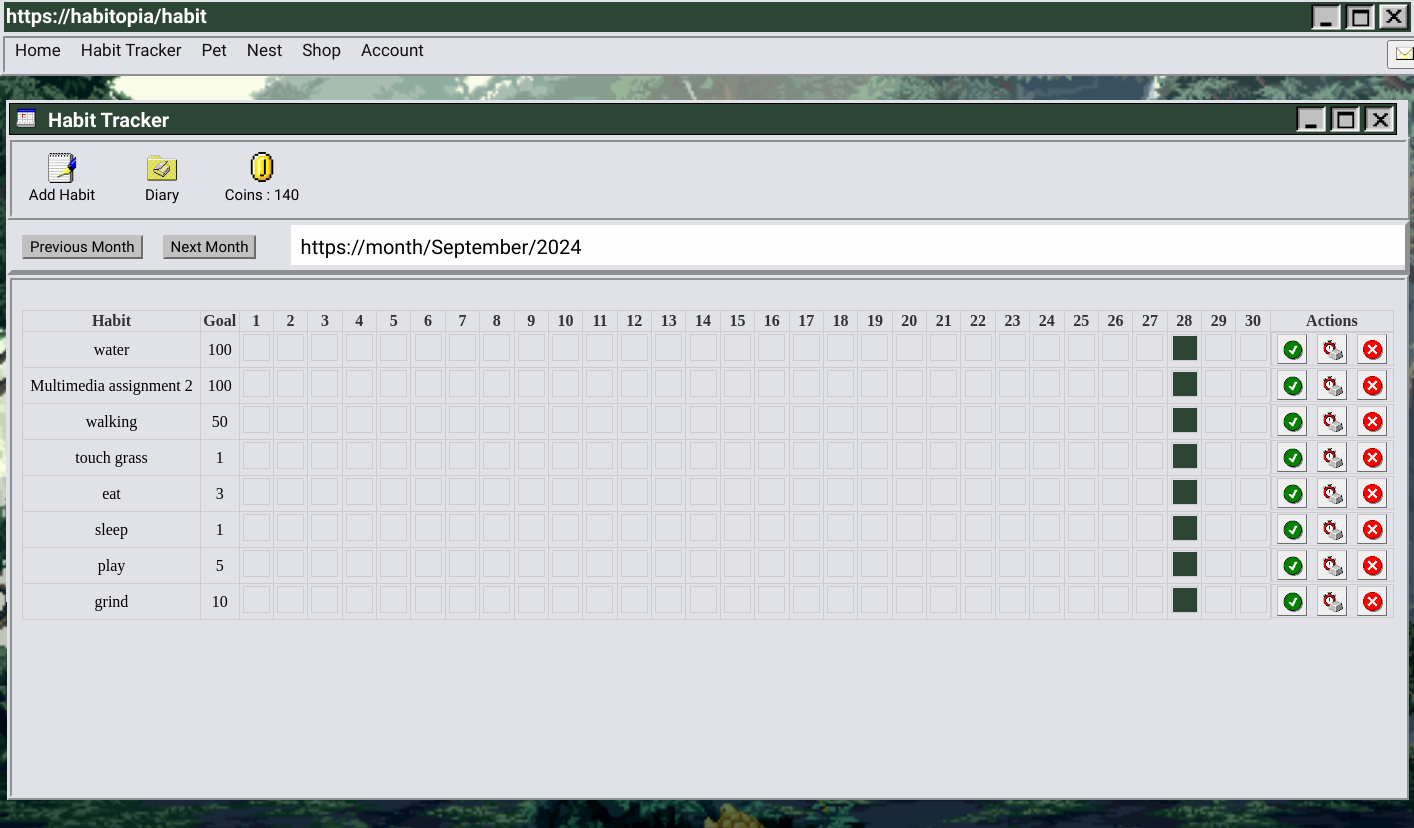
/habit (signed in), run on the app's committed database.
### home.py (models this page shows)
class UserItems(db.Model):
    user_id = db.Column(db.Integer, db.ForeignKey('user.id'), primary_key=True, nullable=False)
    coins = db.Column(db.Integer, nullable=False, default=60)
    petFood = db.Column(db.Integer, nullable=False, default=3)
    bait = db.Column(db.Integer, nullable=False, default=1)

class Habit(db.Model):
    user_id = db.Column(db.Integer, db.ForeignKey('user.id'), nullable=False)
    id = db.Column(db.Integer, primary_key=True)
    name = db.Column(db.String(100), nullable=False)
    frequency = db.Column(db.Integer, default=30)
    created_at = db.Column(db.DateTime, default=datetime.utcnow)
    repeat_days = db.Column(db.String(100), default="")

### home.py (the view)
@app.route("/habit")
@login_required
def habit():
    user_items = UserItems.query.filter_by(user_id=current_user.id).first()
    habits = Habit.query.filter_by(user_id=current_user.id).all()
    selected_month = request.args.get('month', datetime.now().strftime('%Y-%m'))
    month_start = datetime.strptime(selected_month, '%Y-%m').date()
    month_end = (month_start + relativedelta(months=1)) - timedelta(days=1)
    habit_logs = HabitLog.query.filter(HabitLog.habit_id.in_([habit.id for habit in habits]),
                                       HabitLog.date.between(month_start, month_end)).all()
    habit_logs_dict = {(log.habit_id, log.date.strftime('%Y-%m-%d')): log for log in habit_logs}
    diary_entries = DiaryEntry.query.filter_by(user_id=current_user.id).all()
    notifications = Notification.query.filter_by(user_id=current_user.id).all()
    return render_template('habit.html', habits=habits, selected_month=selected_month, month_start=month_start,
                            month_end=month_end, habit_logs=habit_logs_dict, datetime=datetime, timedelta=timedelta,
                            relativedelta=relativedelta, diary_entries=diary_entries, notifications=notifications, user_items=user_items)

### home.py (called while the page is built, shortened)
@login_manager.user_loader
def load_user(user_id):
    return User.query.get(int(user_id))

@app.before_request
def get_notifications():
    if current_user.is_authenticated and request.endpoint == 'habit':
        last_visit = session.get('last_visit')
        current_date = datetime.now().strftime('%Y-%m-%d')
        if not last_visit or last_visit != current_date:
            session['last_visit'] = current_date
            habits = Habit.query.filter_by(user_id=current_user.id).all()
            today_weekday = datetime.now().strftime('%A')
            for habit in habits:
                if habit.repeat_days:
                    repeat_days = habit.repeat_days.split(',')
            db.session.commit()
            return None

### templates/habit.html (shortened to what this page needs)
{% extends "base.html" %}
{% block css %} <link rel="stylesheet" href="/static/styles/HabitStyles.css" > {% endblock %}
{% block heading %}https://habitopia/habit{% endblock %}
{% block content %}
<div id="wrap">
    <div class="topbox2">
        <ul>
            <li><img src="/static/styles/assets/calendar-3.png" width=20px class="topboxtext2"></li>
            <li><h5 class="topboxtext2">Habit Tracker</h5></li>
        </ul>
        <ul>
            <li><img src="/static/styles/assets/exit-active.png" class="icon"></li>
            <li><img src="/static/styles/assets/window-active.png" class="icon"></li>
            <li><img src="/static/styles/assets/minimise-active.png" class="icon"></li>
        </ul>
    </div>
    <div class="nav2">
        <ul>
            <li><button id="openModalBtn" onclick="openModal()" class="iconbutton"><img src="/static/styles/assets/write_wordpad-1.png" class="icon2"><p class="icontext">Add Habit</p></button></li>
            <li><a href="{{ url_for('diary') }}"><button class="iconbutton"><img src="/static/styles/assets/directory_business_calendar-2.png" class="icon2"><p class="icontext">Diary</p></button></a></li>
            <li class="iconbutton"><img src="/static/styles/assets/coin.png" class="icon2"><p class="icontext">Coins : {{ user_items.coins }}</p></li>
        </ul>
    </div>
    {% if habits %}
        <div class="callendarrow">
            <ul>
                <div class="callendarnav">
                    <li><a href="{{ url_for('habit', month=(month_start - relativedelta(months=1)).strftime('%Y-%m')) }}"><button class="callendarbutton">Previous Month</button></a></li>
                    <li><a href="{{ url_for('habit', month=(month_start + relativedelta(months=1)).strftime('%Y-%m')) }}"><button class="callendarbutton">Next Month</button></a></li>
                </div>
                <div class="month">
                    <li><span>https://month/{{month_start.strftime('%B')}}/{{month_start.strftime('%Y')}}</span></li>
                </div>
            </ul>
        </div>
        <div class="wrap2">
            <div class="habit-calendar">
                <div>
                    <table>
                        <tr>
                            <th>Habit</th>
                            <th>Goal</th>
                                {% for day in range(1, (month_start + relativedelta(months=1) - timedelta(days=1)).day + 1) %}
                                    <th>{{ day }}</th>
                                {% endfor %}
                            <th>Actions</th>
                        </tr>
                        {% for habit in habits %}
                            <tr>
                                <div class="checkbox-calendar">
                                    <td>{{ habit.name }}</td>
                                    <td>{{ habit.frequency }}</td>
                                    {% for day in range(1, (month_start + relativedelta(months=1) - timedelta(days=1)).day + 1) %}
                                    {% set date = selected_month + '-%02d' % day %}
                                    <td>
                                        <div class="calendar-box">
                                            {% set log = habit_logs.get((habit.id, date)) %}
                                            {% if log and log.checked %}
                                                <div class="checked"> </div>
                                            {% endif %}
                                        </div>
                                    </td>
                                    {% endfor %}
                                    <td class="actionbox">
                                        <form action="{{ url_for('complete_habit', habit_id=habit.id) }}" method="POST" class="complete_button">
                                            <button type="submit" class="delete"><img src="/static/styles/assets/trust0-0.png" width="20px"></button>
                                        </form>
                                        <form action="{{ url_for('undo_complete', habit_id=habit.id) }}" method="POST" class="undo_button">
                                            <button type="submit" class="delete"><img src="/static/styles/assets/accessibility_stopwatch.png" width="20px"></button>
                                        </form>
                                        <form action="{{ url_for('delete', habit_id=habit.id) }}" method="POST" class="delete_button">
                                            <button type="submit" class="delete"><img src="/static/styles/assets/msg_error-0.png" width="20px"></button>
                                        </form>
                                    </td>
                                </div>
                            </tr>
                        {% endfor %}
                    </table>
            </div>
        </div>
    {% else %}
        <div class="wrap2">
            <p>No habits! Click [Add Habit] to add a habit!</p>
        </div>
    {% endif %}
</div>
{% endblock %}

### templates/base.html (shortened to what this page needs)
<!DOCTYPE html>
<html lang="en">
<head>
    {% block css %}{% endblock %}
</head>
<body class="body">
    <div class="topboxbg">
        <div class="topbox">
            <ul>
                <h5 class="topboxtext">{% block heading %}{% endblock %}</h5>
                <li><a href="{{url_for('logout')}}"><img src="/static/styles/assets/exit.png" class="icon logout"></a></li>
                <li><img src="/static/styles/assets/window-active.png" class="icon"></li>
                <li><a href=""><img src="/static/styles/assets/minimise-active.png" class="icon"></a></li>
            </ul>
        </div>
        <div class="nav">
            <ul>
                {% if not current_user.is_authenticated %}
                    <li><a href="{{ url_for('home') }}">Home</a></li>
                    <li><a href="{{ url_for('login') }}">Login/Register</a></li>
                    <li><a href="{{ url_for('habit') }}">Habit Tracker</a></li>
                    <li><a href="{{ url_for('pet') }}">Pet</a></li>
                    <li><a href="{{ url_for('shop') }}">Shop</a></li>
                    <li><a href="{{ url_for('account') }}">Account</a></li>
                    <li class="icon"><button id="openModalBtn" onclick="openNotifModal()"><img src="/static/styles/assets/envelope_closed-0.png" style="width:20px"></button></li>
                {% else %}
                    <li><a href="{{ url_for('home') }}">Home</a></li>
                    <li><a href="{{ url_for('habit') }}">Habit Tracker</a></li>
                    <li><a href="{{ url_for('pet') }}">Pet</a></li>
                    <li><a href="{{ url_for('petnest') }}">Nest</a></li>
                    <li><a href="{{ url_for('shop') }}">Shop</a></li>
                    <li><a href="{{ url_for('account') }}">Account</a></li>
                    <li class="icon"><button id="openModalBtn" onclick="openNotifModal()"><img src="/static/styles/assets/envelope_closed-0.png" style="width:20px"></button></li>
                {% endif %}
            </ul>
        </div>
    </div>
    {% block content %}
    {% endblock %}
</body>
</html>

### static/styles/HabitStyles.css (style rules this page uses)
.body { background-image: url("/static/styles/assets/animatedbackground.gif") ; background-repeat: no-repeat; background-size: cover ; background-attachment: fixed; background-position: center; height: 100vh; width: 100%; margin: 0; padding: 0; overflow: scroll; overflow-x: hidden; }
.topboxbg { background-color:#e0e2e7; position:fixed; height: 40px; top: 0; width: 100%; }
.topbox { background-color: #2d4535; height: 30px; position: fixed; margin: 1px 4px; top: 1px; width: 99.5%; }
.icon { width: 30px; float:right; margin:2px; vertical-align: baseline; }
.topboxtext { float: left; color: #FFFFFF; margin: 2px 2px; text-align: left; font-family: "Pixelify Sans", sans-serif ; font-size: 20px; vertical-align: baseline; }
ul { list-style-type: none; margin: 0; padding: 0; }
.nav { background-color: #e0e2e7 ; border: 5px ridge #e0e2e7; width:99.5%; margin: auto; overflow: hidden; position: fixed; top: 33px; width: 100%; }
.nav a { text-decoration: none; float: left; text-align: center; color: #131313; padding: 2px 10px; font-size: 17px; font-family: "Pixelify Sans", sans-serif; }
#wrap { width: 1400px; height: 500px; margin: 100px auto; background: #e0e2e7 ; padding: 1px; }
.wrap2 { width: 98%; height: 99%; padding: 10px; background-color: #e0e2e7; overflow-y: scroll; overflow-x: hidden; border: 5px ridge #e0e2e7; }
.topbox2 { background-color: #2d4535; height: 30px; margin: 2px 2px; width: 99%; border: 1px solid black; }
.topboxtext2 { float: left; color: #FFFFFF; margin: 4px 6px; text-align: left; font-family: "Pixelify Sans", sans-serif ; font-size: 20px; vertical-align: baseline; }
.nav2 { background-color: #e0e2e7 ; border: 5px ridge #e0e2e7; width:99.5%; margin: auto; overflow: hidden; top: 33px; }
.nav2 li { float: left; text-align: center; }
.iconbutton { width: 100px; background-color: #e0e2e7; border: hidden; }
.icon2 { width: 30px; margin: 10px 10px 0px; }
.icontext { font-family: "Pixelify Sans", sans-serif ; color: black; font-size: 15px; vertical-align: baseline; margin: 0px 0px 10px 0px; padding: 0; }
.callendarrow li { float: left; }
.callendarrow { background-color: #e0e2e7 ; width:99.5%; height: 45px; margin: auto; overflow: hidden; top: 33px; border: 5px outset #e0e2e7; }
.callendarbutton { border: 2px outset #c1c1c1; background-color: #c1c1c1; font-family: "Pixelify Sans", sans-serif ; margin: 10px 10px; font-size: 15px; }
.month { background-color: #fefefe; height: 40px; width: 80%; float: right; }
.month li { margin: 10px 10px; font-size: 20px; font-family: "Pixelify Sans", sans-serif ; }
.complete_button, .undo_button, .delete_button { position: relative; display: inline-block; }
.delete { width: 30px; height: 30px; padding: 5px; border: 1px outset #c1c1c1; cursor: pointer; display: inline-block; position: relative; }
.actionbox { display: flex; gap: 10px; justify-content: center; align-items: center; white-space: nowrap; }
table { width: 100%; border-collapse: collapse; margin-top: 20px; }
th, td { border: 1px solid #ccc; padding: 1px; text-align: center; }
th { background-color: #e0e2e7; color: #333; }
.checkbox-calendar { display: flex; flex-wrap: wrap; }
.calendar-box { width: 25px; height: 25px; display: inline-block; border: 1px solid #ccc; margin: 1px; cursor: pointer; }
.checked { background-color: #2d4535; height: 24px; width: 24px; margin: 1px; }

### data on the page
UserItems: coins "140"
Habit: name "water", frequency "100"
Habit: name "Multimedia assignment 2", frequency "100"
Habit: name "walking", frequency "50"
Habit: name "touch grass", frequency "1"
Habit: name "eat", frequency "3"
Habit: name "sleep", frequency "1"
Habit: name "play", frequency "5"
Habit: name "grind", frequency "10"

### other printed values
{{ month_start.strftime('%B') }} "September"
{{ month_start.strftime('%Y') }} "2024"
{{ day }} "1" "2" "3" "4" "5" "6" "7" "8" "9" "10" "11" "12" "13" "14" "15" "16" "17" "18" "19" "20" "21" "22" "23" "24" "25" "26" "27" "28" "29" "30"
